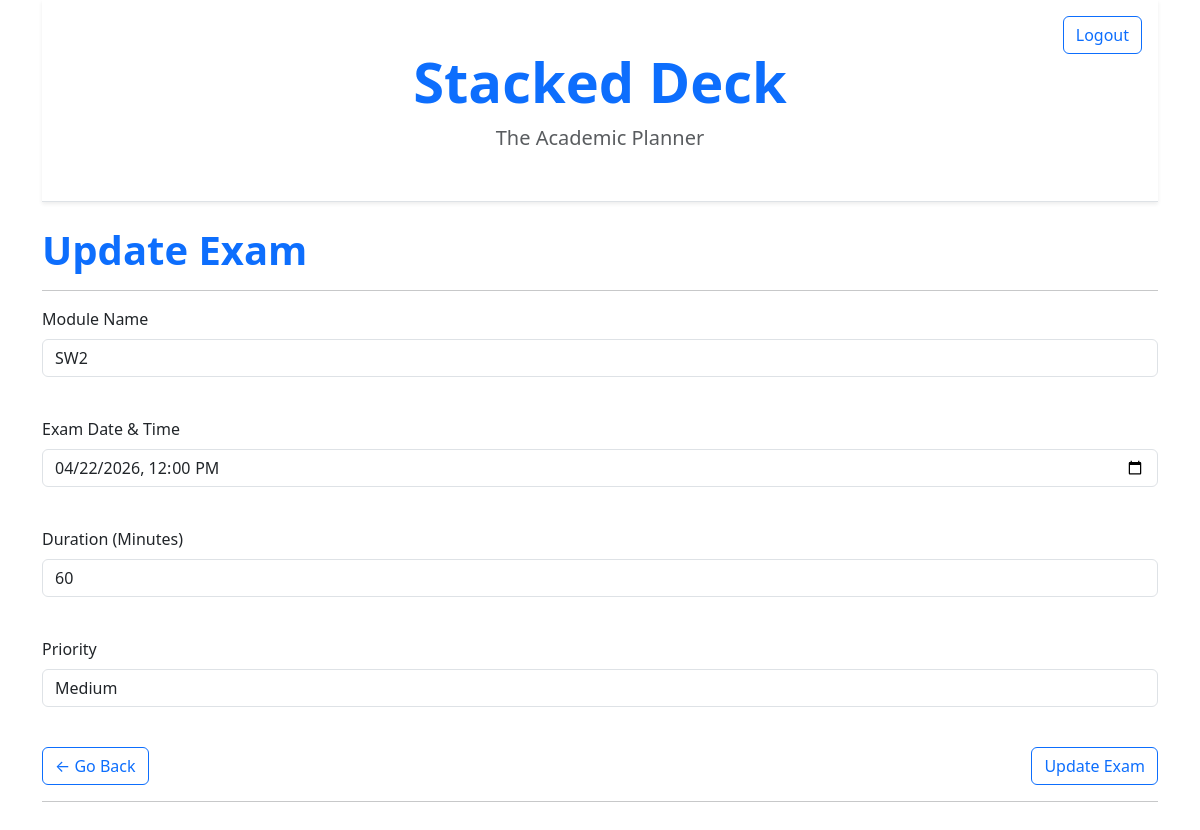
/update-exam/2 (signed in), run on the app's committed database.
### app/models.py (models this page shows)
class Exam(db.Model):
    id: so.Mapped[int] = so.mapped_column(primary_key=True)
    module: so.Mapped[str] = so.mapped_column(sa.String(256), index=True)
    duration_minutes: so.Mapped[int] = so.mapped_column(sa.Integer, nullable=False)
    exam_date: so.Mapped[datetime.datetime] = so.mapped_column(sa.DateTime(timezone=True), index=True, nullable=False)
    priority: so.Mapped[Priority] = so.mapped_column(
        sa.Enum(Priority),
        default=Priority.MEDIUM,
        nullable=False
    )
    notes: so.Mapped[Optional[str]] = so.mapped_column(sa.Text, nullable=True)
    user_id: so.Mapped[int] = so.mapped_column(sa.ForeignKey(User.id), index=True)
    author: so.Mapped[User] = so.relationship(back_populates='exams')
    tasks: so.Mapped[list['Task']] = so.relationship(back_populates='exam', cascade="all, delete-orphan")
    saved_materials: so.Mapped[list["SavedMaterial"]] = so.relationship(back_populates="exam",
    cascade="all, delete-orphan")
    todo_items: so.Mapped[list["ToDoItem"]] = so.relationship(
    back_populates="exam",
    cascade="all, delete-orphan")

### app/routes.py (the view)
@app.route('/update-exam/<int:exam_id>', methods=['GET','POST'])
@login_required
def updating_exam(exam_id):
    exam_to_update = Exam.query.get_or_404(exam_id)
    form = ExamForm(obj=exam_to_update)
    form.submit.label.text = "Update Exam"
    if form.validate_on_submit():
        form.populate_obj(exam_to_update)
        db.session.commit()
        flash("The exam was successfully updated.")
        return redirect(url_for('view_exams'))
    return render_template("update-exam.html", form=form)

### app/forms.py (shortened to what this page needs)
class ExamForm(FlaskForm):
    module = StringField('Module Name', validators=[DataRequired(), Length(max=256)])
    exam_date = DateTimeLocalField('Exam Date & Time', format='%Y-%m-%dT%H:%M', validators=[DataRequired()])
    duration_minutes = IntegerField('Duration (Minutes)', validators=[DataRequired()])
    priority = SelectField('Priority', coerce=int, choices=PRIORITY_CHOICES, default=Priority.MEDIUM.value)
    submit = SubmitField('Add Exam')

### app/models.py (called while the page is built)
@login.user_loader
def load_user(id):
    return db.session.get(User, int(id))

### app/templates/update-exam.html (shortened to what this page needs)
{% extends "base.html" %}
{% block content %}
    <h1 class="display-6 fw-bold text-primary">Update Exam</h1>
    <hr>
     <form action='' method="post" novalidate>
        <p>
            {{ form.module.label(class="form-label") }}<br>
            {{ form.module(class="form-control") }}<br>
        </p>
        <p>
            {{ form.exam_date.label(class="form-label") }}<br>
            {{ form.exam_date(class="form-control") }}<br>
        </p>
        <p>
            {{ form.duration_minutes.label(class="form-label") }}<br>
            {{ form.duration_minutes(class="form-control") }}<br>
        </p>
        <p>
            {{ form.priority.label(class="form-label") }}<br>
            {{ form.priority(class="form-control") }}<br>
        </p>
        <div class="d-flex">
            <a href="{{ url_for('view_exams') }}" class="btn btn-outline-primary">← Go Back</a>
        {{ form.submit(class="btn btn-outline-primary ms-auto") }}
        </div>
        <hr>
    </form>
{% endblock %}

### data on the page
Exam: module "SW2", exam_date "04/22/2026 12:00", duration_minutes "60", priority "Medium"
